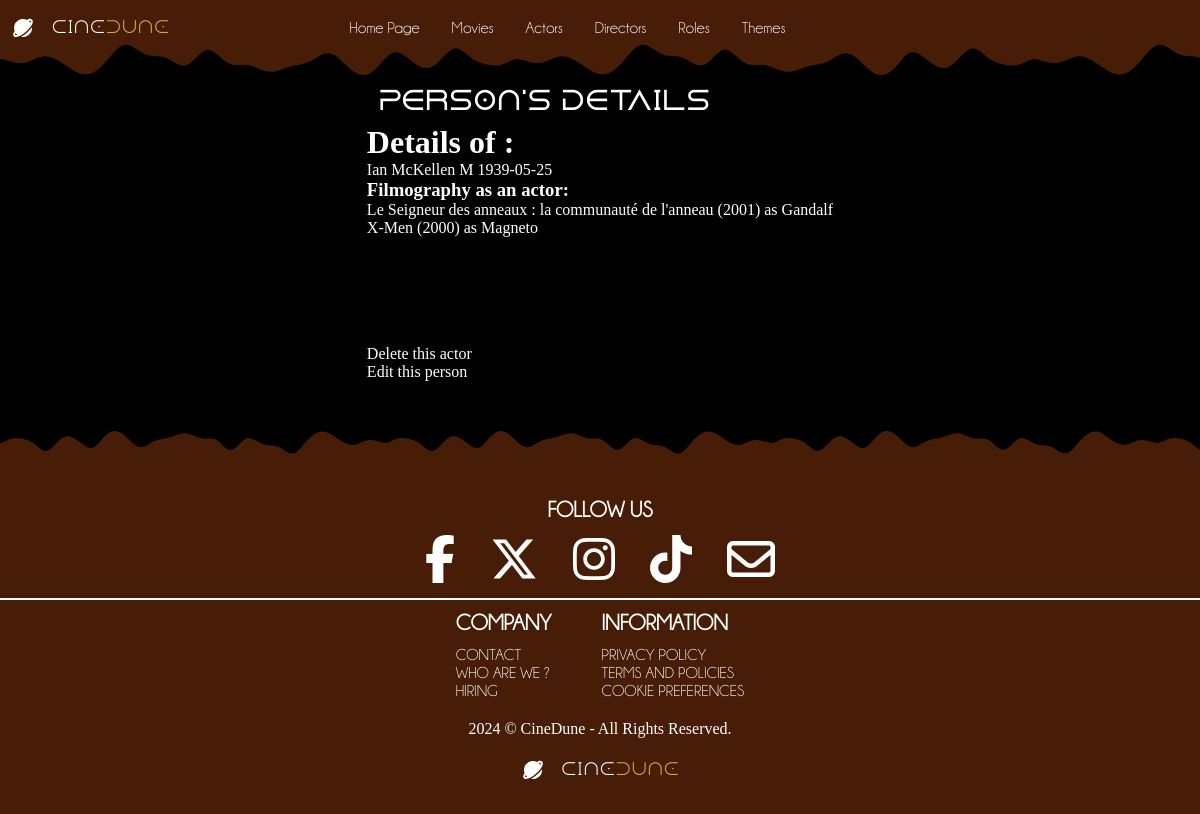
The page /index.php?action=personDetails&id=3 on the database its author committed.
### tables this page shows
CREATE TABLE IF NOT EXISTS `actor` (
  `idActor` int NOT NULL AUTO_INCREMENT,
  `idPerson` int NOT NULL,
  PRIMARY KEY (`idActor`),
  KEY `idPerson` (`idPerson`),
  CONSTRAINT `FK1_actor_person` FOREIGN KEY (`idPerson`) REFERENCES `person` (`idPerson`)
);

CREATE TABLE IF NOT EXISTS `person` (
  `idPerson` int NOT NULL AUTO_INCREMENT,
  `firstname` char(255) NOT NULL,
  `surname` char(255) NOT NULL,
  `sex` char(10) NOT NULL,
  `birthdate` date NOT NULL,
  `picture` varchar(255) NOT NULL,
  PRIMARY KEY (`idPerson`)
);

CREATE TABLE IF NOT EXISTS `movie` (
  `idMovie` int NOT NULL AUTO_INCREMENT,
  `title` varchar(255) NOT NULL,
  `releaseYear` year NOT NULL,
  `duration` int NOT NULL DEFAULT '0',
  `note` float NOT NULL DEFAULT (0),
  `synopsis` text,
  `poster` varchar(255) NOT NULL,
  `idDirector` int DEFAULT NULL,
  PRIMARY KEY (`idMovie`),
  KEY `idDirector` (`idDirector`),
  CONSTRAINT `FK1_movie_director` FOREIGN KEY (`idDirector`) REFERENCES `director` (`idDirector`)
);

CREATE TABLE IF NOT EXISTS `role` (
  `idRole` int NOT NULL AUTO_INCREMENT,
  `roleName` varchar(255) NOT NULL,
  PRIMARY KEY (`idRole`)
);

### view/persons/personDetails.php (the view, shortened to what this page needs)
<h1>Details of : </h1>
<?php
$person = $requestpersonDetails->fetch();
echo $person["firstname"] . " " . $person["surname"] . " " . $person["sex"] . " " . $person["birthdate"] . "<br>";
if (!empty($person["idActor"])) {
    $actorFilmography = $requestActorsFilmography->fetchAll();
    if (empty($actorFilmography)) {
        echo "No filmography found for this actor !";
    } else {
?>
        <h3>Filmography as an actor:</h3>
        <?php
        foreach ($actorFilmography as $filmography) {
        ?>
            <a href="index.php?action=movieDetails&id=<?= $filmography["idMovie"] ?>"><?= $filmography["title"] . " (" . $filmography["releaseYear"] . ")" ?></a> as <?= $filmography["roleName"] . "<br>" ?>
    <?php
        }
    }
    ?>
    <br>
    <br>
    <br>
    <br>
    <br>
    <br>
    <a href="index.php?action=delActor&id=<?= $person['idActor'] ?>">Delete this actor</a>
    <?php
}
    ?>
<br>
<a href="index.php?action=editPerson&id=<?= $person['idPerson'] ?>">Edit this person</a>
<?php
require "view/template.php";

### public/css/style.css (style rules this page uses)
:root { --header-height: 3.5rem; --footer-height: 3.5rem; --background-color: #000000; --brown-color: #471d07; --orange-color: #a2520d; --yellow-color: #d9a849; --text-color: #ffffff; --gradient-top: linear-gradient(90deg, #d9a849 0%, #a2520d 100%); --gradient-left: linear-gradient( 90deg, rgba(162, 82, 13, 0.5) 0%, rgba(0, 0, 0, 0.5) 100% ); --gradient-right: linear-gradient( 90deg, rgba(0, 0, 0, 0.5) 0%, rgba(162, 82, 13, 0.5) 100% ); --gradient-bottom: linear-gradient( 359.4deg, rgba(162, 82, 13, 0.5) 0.52%, rgba(0, 0, 0, 0.5) 99.48% ); --button-gradient: linear-gradient( 90deg, rgba(217, 168, 73, 1) 0%, rgba(162, 82, 13, 1) 100% ); --hypertext-underline-gradient: linear-gradient( 0deg, #d9a849 0%, #a2520d 100% ); --background-gradient: radial-gradient( 131.8% 131.8% at 50% -31.8%, #d9a849 23%, #471d07 72.5%, #000000 100% ); --title-font: "Dune Rise"; --h2-font: "Dune Rise"; --nav-text-font: "Champagne & Limousines"; --step--1: clamp(0.8681rem, 0.4rem + 2.8793cqi, 1.5rem); --step--2: clamp(1.3021rem, 0.273rem + 4.5735cqi, 3rem); --step--3: clamp(1.0851rem, 0.8926rem + 0.8555cqi, 1.4rem); --z-tooltip: 10; --z-fixed: 100; --z-background: -1; }
* { box-sizing: border-box; padding: 0; margin: 0; }
html { scroll-behavior: smooth; color: var(--text-color); }
body { background-color: var(--background-color); }
a { color: var(--text-color); text-decoration: none; }

### rows shown on the page
actor: idPerson.firstname "Ian", idPerson.surname "McKellen", idPerson.sex "M", idPerson.birthdate "1939-05-25", movie.title "Le Seigneur des anneaux : la communauté de l'anneau", movie.releaseYear "2001", role.roleName "Gandalf", movie.title "X-Men", movie.releaseYear "2000", role.roleName "Magneto"

### other values the page prints
$secondary_title "Person's details"
